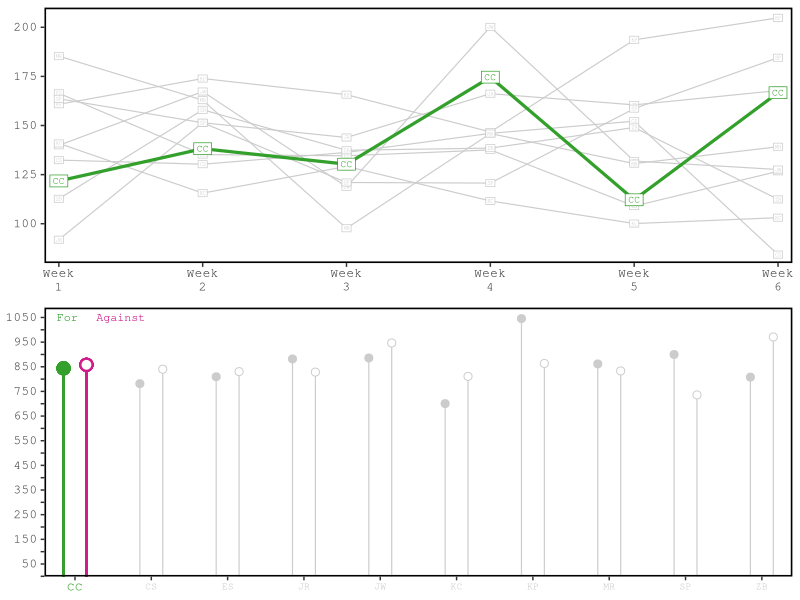
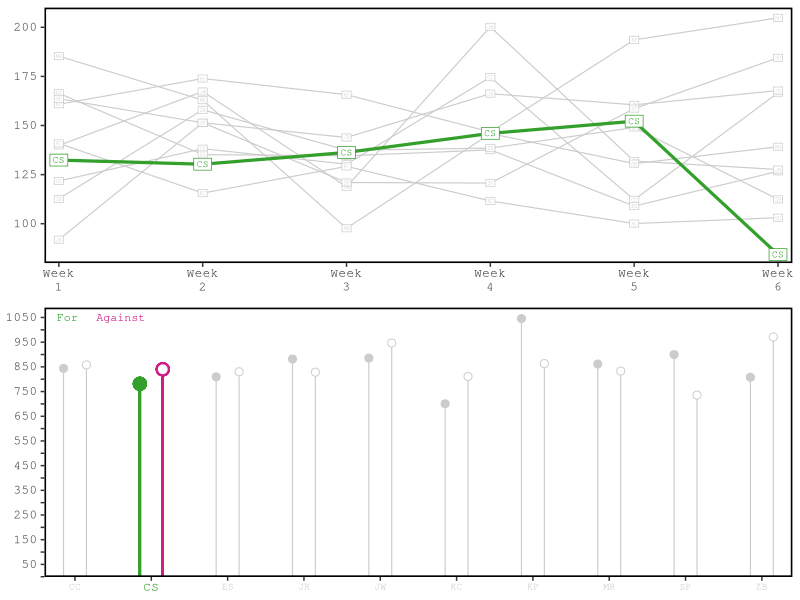
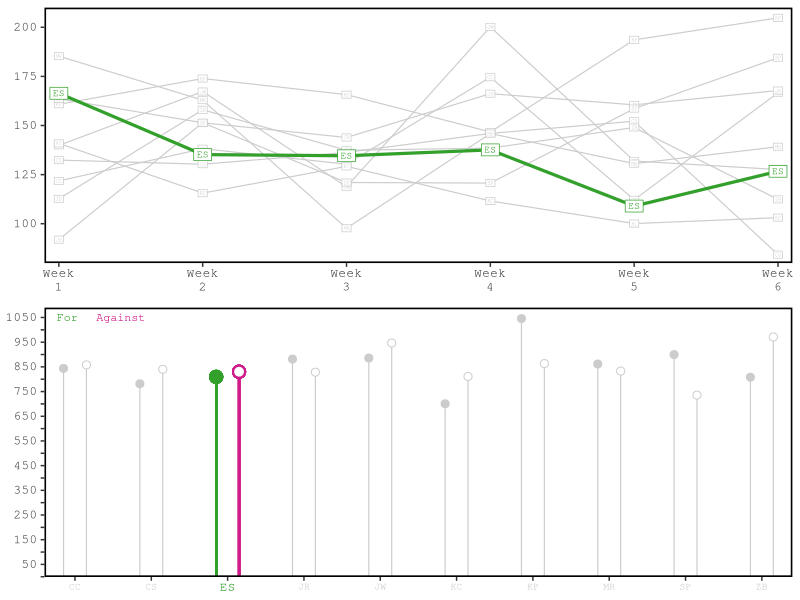
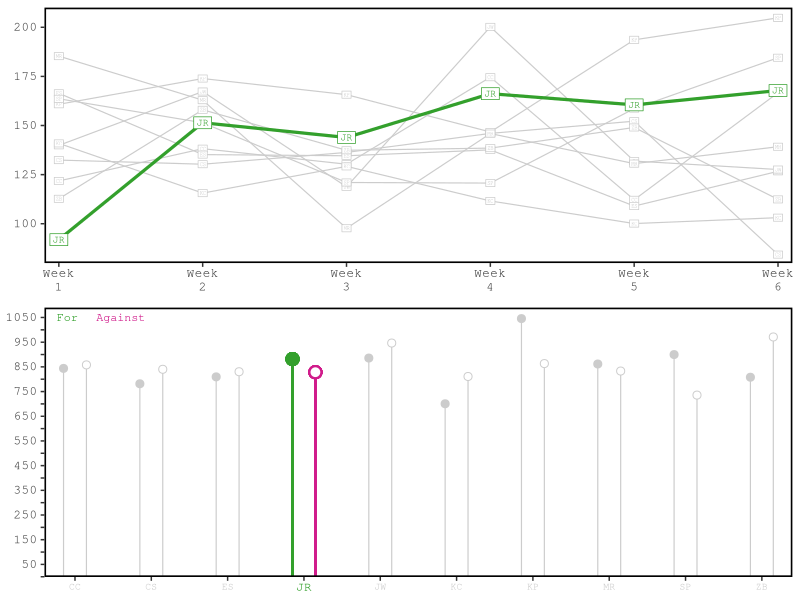
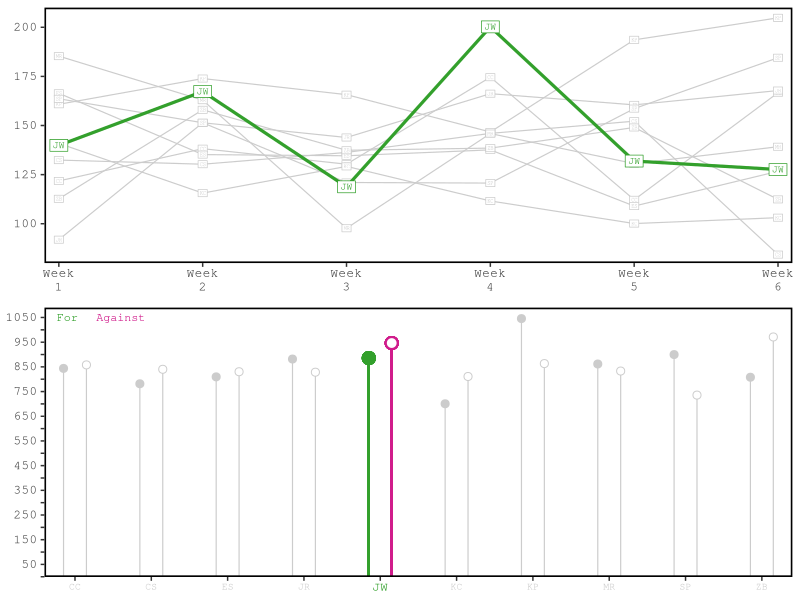
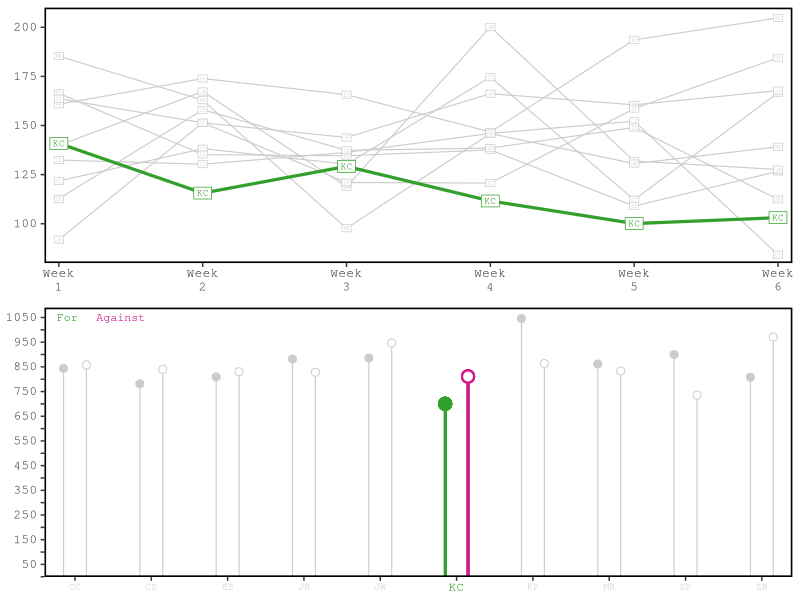
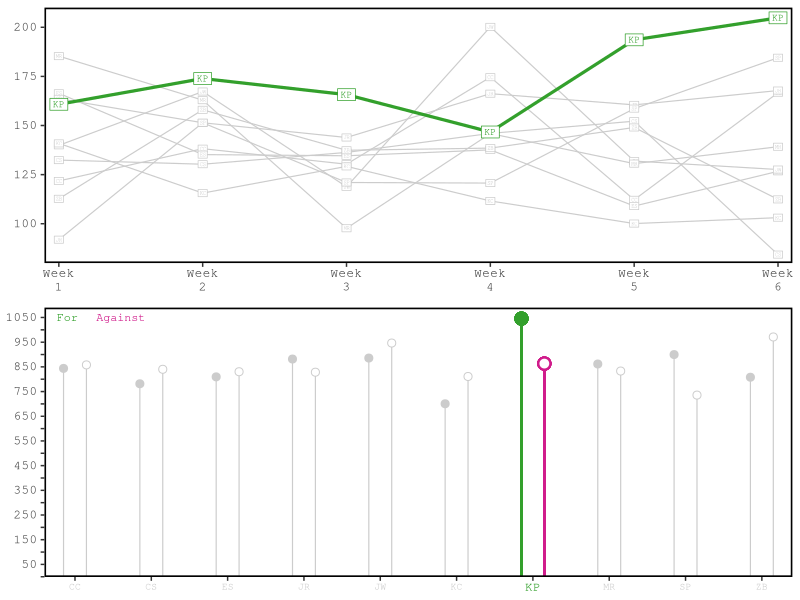
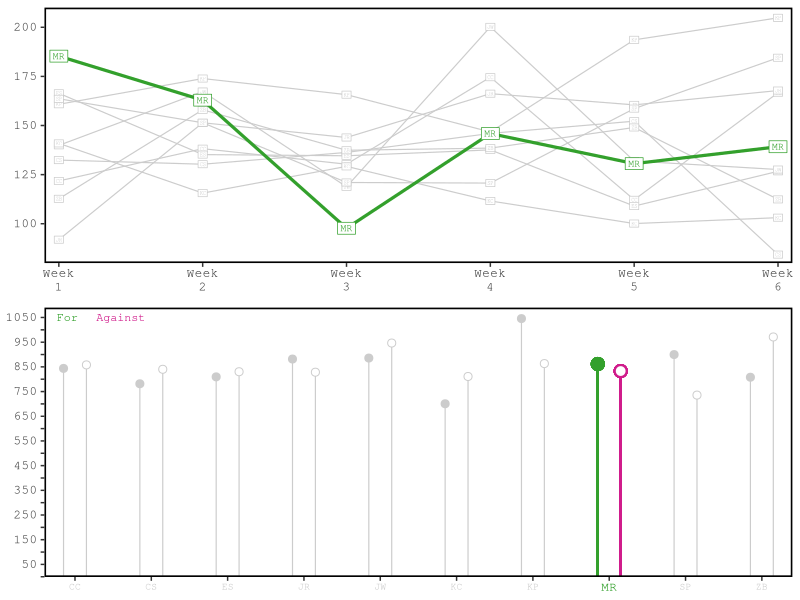

The R script that drew these images, in order:
# packages required for this file to 'Source'
# "ggplot2"
# "ggpubr"

#########################################
################ Fantasy ################
#########################################

# CC CS ES JR JW KC KP MR SP ZB

# universal - dynamic
week <- c(1:6)
line.x.labs <- c("Week\n1","Week\n2","Week\n3","Week\n4","Week\n5","Week\n6")
line.x.lims <- c(1,6)
line.x.brks <- c(1:6)
line.y.lims <- c(80, 210)
line.y.brks <- c(100, 125, 150, 175, 200)
lol.y.lims <- c(-1, 1090)
lol.y.brks <- c(0, 50, 100, 150, 200, 250, 300, 350, 400, 450, 500, 550, 600, 650, 700, 750, 800, 850, 900, 950, 1000, 1050)
lol.y.labs <- c("", "50", "", "150", "", "250", "", "350", "", "450", "", "550", "", "650", "", "750", "", "850", "", "950", "", "1050")
lol.y.for <- 1050
lol.y.agnst <- 1050

# universal - static
teams <- c("CC", "CS", "ES", "JR", "JW", "KC", "KP", "MR", "SP", "ZB")

#
# CC
# Mr. Robinson
# create vectors for team-based data.frame
cc.team <- "CC"
cc.win <- c(0, 1, 0, 1, 0, 1)
cc.loss <- c(1, 0, 1, 0, 1, 0)

cc.pts <- c(121.8, 138.2, 130.3, 174.6, 112.2, 166.7)
cc.bench.pts <- c(55, 60.1, 44, 59.5, 71.2, 62.2)

cc.opp <- c("KC", "ES", "ZB", "KP", "SP", "MR")
cc.opp.pts <- c(140.9, 135.2, 137.4, 146.7, 158.6, 139.2)
cc.bench.opp.pts <- c(52.9, 59.9, 53.3, 93.4, 51.8, 85.8)

# create data.frame from the vectors
cc.team.df <- data.frame("Week"=week, "Team"=cc.team, "Win"=cc.win, "Loss"=cc.loss, "Points"=cc.pts,
                         "Bench.Points"=cc.bench.pts, "Opponent"=cc.opp, "Opp.Points"=cc.opp.pts,
                         "Opp.Bench.Points"=cc.bench.opp.pts)

#
# CS
# Matt Top Swartz Bottom
# create vectors for team-based data.frame
cs.team <- "CS"
cs.win <- c(0, 0, 0, 1, 1, 0)
cs.loss <- c(1, 1, 1, 0, 0, 1)

cs.pts <- c(132.4, 130.3, 136.3, 146, 152.2, 84.3)
cs.bench.pts <- c(62, 48.2, 32.9, 75.7, 39.3, 37.9)

cs.opp <- c("KP", "MR", "JR", "ES", "JW", "KC")
cs.opp.pts <- c(160.8, 162.9, 143.9, 137.6, 131.9, 103.1)
cs.bench.opp.pts <- c(56.5, 31.4, 33.6, 60, 43.9, 25.7)


# create data.frame from the vectors
cs.team.df <- data.frame("Week"=week, "Team"=cs.team, "Win"=cs.win, "Loss"=cs.loss, "Points"=cs.pts,
                         "Bench.Points"=cs.bench.pts, "Opponent"=cs.opp, "Opp.Points"=cs.opp.pts,
                         "Opp.Bench.Points"=cs.bench.opp.pts)

#
# ES
# If It Fitz It Ships
# create vectors for team-based data.frame
es.team <- "ES"
es.win <- c(1, 0, 1, 0, 0, 0)
es.loss <- c(0, 1, 0, 1, 1, 1)

es.pts <- c(166.4, 135.2, 134.6, 137.6, 109, 126.7)
es.bench.pts <- c(37.9, 59.9, 61.9, 60, 45.3, 49.8)

es.opp <- c("JR", "CC", "JW", "CS", "MR", "KP")
es.opp.pts <- c(91.9, 138.2, 118.8, 146, 130.6, 204.8)
es.bench.opp.pts <- c(41.8, 60.1, 90.4, 75.7, 76.6, 49.8)

# create data.frame from the vectors
es.team.df <- data.frame("Week"=week, "Team"=es.team, "Win"=es.win, "Loss"=es.loss, "Points"=es.pts,
                         "Bench.Points"=es.bench.pts, "Opponent"=es.opp, "Opp.Points"=es.opp.pts,
                         "Opp.Bench.Points"=es.bench.opp.pts)

#
# JR
# Kareem Pie
# create vectors for team-based data.frame
jr.team <- "JR"
jr.win <- c(0, 0, 1, 1, 1, 1)
jr.loss <- c(1, 1, 0, 0, 0, 0)

jr.pts <- c(91.9, 151.4, 143.9, 166.2, 160.5, 167.8)
jr.bench.pts <- c(48.8, 62.5, 33.6, 42.1, 56.1, 33.3)

jr.opp <- c("ES", "JW", "CS", "MR", "KC", "ZB")
jr.opp.pts <- c(166.4, 167.3, 136.3, 145.9, 100.1, 112.4)
jr.bench.opp.pts <- c(37.9, 71.2, 32.9, 42.3, 34.8, 53.6)

# create data.frame from the vectors
jr.team.df <- data.frame("Week"=week, "Team"=jr.team, "Win"=jr.win, "Loss"=jr.loss, "Points"=jr.pts, 
                         "Bench.Points"=jr.bench.pts, "Opponent"=jr.opp, "Opp.Points"=jr.opp.pts,
                         "Opp.Bench.Points"=jr.bench.opp.pts)

#
# JW
# Team Lunesta
# create vectors for team-based data.frame
jw.team <- "JW"
jw.win <- c(0, 1, 0, 1, 0, 0)
jw.loss <- c(1, 0, 1, 0, 1, 1)

jw.pts <- c(139.9, 167.3, 118.8, 200.2, 131.9, 127.6)
jw.bench.pts <- c(70.2, 71.2, 90.4, 93.7, 43.9, 49.4)

jw.opp <- c("MR", "JR", "ES", "ZB", "CS", "SP")
jw.opp.pts <- c(185.3, 151.4, 134.6, 138.5, 152.2, 184.5)
jw.bench.opp.pts <- c(35.2, 62.5, 61.9, 30.9, 39.3, 82.1)

# create data.frame from the vectors
jw.team.df <- data.frame("Week"=week, "Team"=jw.team, "Win"=jw.win, "Loss"=jw.loss, "Points"=jw.pts,
                         "Bench.Points"=jw.bench.pts, "Opponent"=jw.opp, "Opp.Points"=jw.opp.pts,
                         "Opp.Bench.Points"=jw.bench.opp.pts)

#
# KC
# Mr. Rodgers Neighborhood
# create vectors for team-based data.frame
kc.team <- "KC"
kc.win <- c(1, 0, 0, 0, 0, 1)
kc.loss <- c(0, 1, 1, 1, 1, 0)

kc.pts <- c(140.9, 115.6, 129.2, 111.6, 100.1, 103.1)
kc.bench.pts <- c(52.9, 87.4, 52.7, 100.6, 34.8, 25.7)

kc.opp <- c("CC", "ZB", "KP", "SP", "JR", "CS")
kc.opp.pts <- c(121.8, 158, 165.7, 120.7, 160.5, 84.3)
kc.bench.opp.pts <- c(55, 110.4, 34.7, 24, 56.1, 37.9)

# create data.frame from the vectors
kc.team.df <- data.frame("Week"=week, "Team"=kc.team, "Win"=kc.win, "Loss"=kc.loss, "Points"=kc.pts,
                         "Bench.Points"=kc.bench.pts, "Opponent"=kc.opp, "Opp.Points"=kc.opp.pts,
                         "Opp.Bench.Points"=kc.bench.opp.pts)

#
# KP
# The Gordon Gurls
# create vectors for team-based data.frame
kp.team <- "KP"
kp.win <- c(1, 1, 1, 0, 1, 1)
kp.loss <- c(0, 0, 0, 1, 0, 0)

kp.pts <- c(160.8, 173.9, 165.7, 146.7, 193.6, 204.8)
kp.bench.pts <- c(56.5, 59.2, 34.7, 93.4, 69.2, 49.8)

kp.opp <- c("CS", "SP", "KC", "CC", "ZB", "ES")
kp.opp.pts <- c(132.4, 151.4, 129.2, 174.6, 149, 126.7)
kp.bench.opp.pts <- c(62, 52.7, 52.7, 59.5, 37.5, 49.8)

# create data.frame from the vectors
kp.team.df <- data.frame("Week"=week, "Team"=kp.team, "Win"=kp.win, "Loss"=kp.loss, "Points"=kp.pts,
                         "Bench.Points"=kp.bench.pts, "Opponent"=kp.opp, "Opp.Points"=kp.opp.pts,
                         "Opp.Bench.Points"=kp.bench.opp.pts)

#
# MR
# Big Johnson
# create vectors for team-based data.frame
mr.team <- "MR"
mr.win <- c(1, 1, 0, 0, 1, 0)
mr.loss <- c(0, 0, 1, 1, 0, 1)

mr.pts <- c(185.3, 162.9, 97.7, 145.9, 130.6, 139.2)
mr.bench.pts <- c(35.2, 31.4, 51.8, 42.3, 76.6, 85.8)

mr.opp <- c("JW", "ES", "SP", "JR", "ES", "CC")
mr.opp.pts <- c(139.9, 130.3, 121, 166.2, 109, 166.7)
mr.bench.opp.pts <- c(70.2, 48.2, 86, 42.1, 45.3, 62.2)

# create data.frame from the vectors
mr.team.df <- data.frame("Week"=week, "Team"=mr.team, "Win"=mr.win, "Loss"=mr.loss, "Points"=mr.pts,
                         "Bench.Points"=mr.bench.pts, "Opponent"=mr.opp, "Opp.Points"=mr.opp.pts,
                         "Opp.Bench.Points"=mr.bench.opp.pts)

#
# SP
# maHomes Alone
# create vectors for team-based data.frame
sp.team <- "SP"
sp.win <- c(1, 0, 1, 1, 1, 1)
sp.loss <- c(0, 1, 0, 0, 0, 0)

sp.pts <- c(163.6, 151.4, 121, 120.7, 158.6, 184.5)
sp.bench.pts <- c(68.5, 52.7, 86, 24, 51.8, 82.1)

sp.opp <- c("ZB", "KP", "MR", "KC", "CC", "JW")
sp.opp.pts <- c(112.7, 173.9, 97.7, 111.6, 112.2, 127.6)
sp.bench.opp.pts <- c(72.4, 59.2, 51.8, 100.6, 71.2, 49.4)

# create data.frame from the vectors
sp.team.df <- data.frame("Week"=week, "Team"=sp.team, "Win"=sp.win, "Loss"=sp.loss, "Points"=sp.pts,
                         "Bench.Points"=sp.bench.pts, "Opponent"=sp.opp, "Opp.Points"=sp.opp.pts,
                         "Opp.Bench.Points"=sp.bench.opp.pts)

#
# ZB
# Fitz Magic
# create vectors for team-based data.frame
zb.team <- "ZB"
zb.win <- c(0, 1, 1, 0, 0, 0)
zb.loss <- c(1, 0, 0, 1, 1, 1)

zb.pts <- c(112.7, 158, 137.4, 138.5, 149, 112.4)
zb.bench.pts <- c(72.4, 110.4, 53.3, 30.9, 37.5, 53.6)

zb.opp <- c("SP", "KC", "CC", "JW", "KP", "JR")
zb.opp.pts <- c(163.6, 115.6, 130.3, 200.2, 193.6, 167.8)
zb.bench.opp.pts <- c(68.5, 87.4, 44, 93.7, 69.2, 32.3)

# create data.frame from the vectors
zb.team.df <- data.frame("Week"=week, "Team"=zb.team, "Win"=zb.win, "Loss"=zb.loss, "Points"=zb.pts,
                         "Bench.Points"=zb.bench.pts, "Opponent"=zb.opp, "Opp.Points"=zb.opp.pts,
                         "Opp.Bench.Points"=zb.bench.opp.pts)

#
# Master
# create a master data.frame from each team's data.frame
master.team.df <- rbind(cc.team.df, cs.team.df, es.team.df, jr.team.df, jw.team.df, 
                        kc.team.df, kp.team.df, mr.team.df, sp.team.df, zb.team.df)

# dick with stats
cc.tot.pts <- sum(cc.pts)
cc.tot.bench.pts <- sum(cc.bench.pts)
cc.tot.opp.pts <- sum(cc.opp.pts)
cc.tot.bench.opp.pts <- sum(cc.bench.opp.pts)

cs.tot.pts <- sum(cs.pts)
cs.tot.bench.pts <- sum(cs.bench.pts)
cs.tot.opp.pts <- sum(cs.opp.pts)
cs.tot.bench.opp.pts <- sum(cs.bench.opp.pts)

es.tot.pts <- sum(es.pts)
es.tot.bench.pts <- sum(es.bench.pts)
es.tot.opp.pts <- sum(es.opp.pts)
es.tot.bench.opp.pts <- sum(es.bench.opp.pts)

jr.tot.pts <- sum(jr.pts)
jr.tot.bench.pts <- sum(jr.bench.pts)
jr.tot.opp.pts <- sum(jr.opp.pts)
jr.tot.bench.opp.pts <- sum(jr.bench.opp.pts)

jw.tot.pts <- sum(jw.pts)
jw.tot.bench.pts <- sum(jw.bench.pts)
jw.tot.opp.pts <- sum(jw.opp.pts)
jw.tot.bench.opp.pts <- sum(jw.bench.opp.pts)

kc.tot.pts <- sum(kc.pts)
kc.tot.bench.pts <- sum(kc.bench.pts)
kc.tot.opp.pts <- sum(kc.opp.pts)
kc.tot.bench.opp.pts <- sum(kc.bench.opp.pts)

kp.tot.pts <- sum(kp.pts)
kp.tot.bench.pts <- sum(kp.bench.pts)
kp.tot.opp.pts <- sum(kp.opp.pts)
kp.tot.bench.opp.pts <- sum(kp.bench.opp.pts)

mr.tot.pts <- sum(mr.pts)
mr.tot.bench.pts <- sum(mr.bench.pts)
mr.tot.opp.pts <- sum(mr.opp.pts)
mr.tot.bench.opp.pts <- sum(mr.bench.opp.pts)

sp.tot.pts <- sum(sp.pts)
sp.tot.bench.pts <- sum(sp.bench.pts)
sp.tot.opp.pts <- sum(sp.opp.pts)
sp.tot.bench.opp.pts <- sum(sp.bench.opp.pts)

zb.tot.pts <- sum(zb.pts)
zb.tot.bench.pts <- sum(zb.bench.pts)
zb.tot.opp.pts <- sum(zb.opp.pts)
zb.tot.bench.opp.pts <- sum(zb.bench.opp.pts)

# load required package
require("ggplot2")

# ggplot custom theme
gg.theme <- function(ggplot=ggplot, axis.text.x.size, axis.text.y.size){
  # internal checks to ensure correct input classes
  if(!inherits(ggplot, "ggplot")){
    stop("ggplot must be class 'ggplot'")
  }
  gg.theme <- ggplot +
    # global theme
    theme_bw() +
    # blank legend
    theme(legend.position="none") +
    # blank the plot background/grids, bold the border
    theme(panel.grid.major=element_blank(),
          panel.grid.minor=element_blank(),
          panel.border=element_rect(fill=NA, size=1.1, color="black")) +
    # axis parameters
    theme(axis.title=element_blank(),
          axis.text.x=element_text(size=axis.text.x.size),
          axis.text.y=element_text(size=axis.text.y.size)) +
    # global font family for the plot
    theme(text=element_text(family="Courier"))
  return(gg.theme)
}

#
# Panel A = Line plots

# ggplot
master.line.p <- ggplot(data=master.team.df, aes(x=Week, y=Points, group=Team)) +
  geom_line(color="#cccccc", size=0.4) +
  geom_label(aes(label=Team), label.r=unit(0,"mm"), label.padding=unit(0.4,"mm"),
            vjust="middle", hjust="middle", family="Courier", color="#cccccc", size=1.4) +
  scale_x_continuous(limits=line.x.lims, breaks=line.x.brks, labels=line.x.labs, expand=c(0,0.1)) +
  scale_y_continuous(limits=line.y.lims, breaks=line.y.brks, expand=c(0,0))
 
# CC
cc.line.p <- gg.theme(ggplot=master.line.p, axis.text.x.size=9, axis.text.y.size=9) +
  geom_path(inherit.aes=FALSE, data=cc.team.df, x=cc.team.df$Week, y=cc.team.df$Points, size=1.1, color="#33a02c") +
  geom_label(inherit.aes=FALSE, data=cc.team.df, x=cc.team.df$Week, y=cc.team.df$Points, label=cc.team.df$Team,
             label.r=unit(0,"mm"), label.padding=unit(0.75,"mm"),
             vjust="middle", hjust="middle", family="Courier",
             size=2.4, color="#33a02c")

# CS
cs.line.p <- gg.theme(ggplot=master.line.p, axis.text.x.size=9, axis.text.y.size=9) +
  geom_path(inherit.aes=FALSE, data=cs.team.df, x=cs.team.df$Week, y=cs.team.df$Points, size=1.1, color="#33a02c") +
  geom_label(inherit.aes=FALSE, data=cs.team.df, x=cs.team.df$Week, y=cs.team.df$Points, label=cs.team.df$Team,
             label.r=unit(0,"mm"), label.padding=unit(0.75,"mm"),
             vjust="middle", hjust="middle", family="Courier",
             size=2.4, color="#33a02c")

# ES
es.line.p <- gg.theme(ggplot=master.line.p, axis.text.x.size=9, axis.text.y.size=9) +
  geom_path(inherit.aes=FALSE, data=es.team.df, x=es.team.df$Week, y=es.team.df$Points, size=1.1, color="#33a02c") +
  geom_label(inherit.aes=FALSE, data=es.team.df, x=es.team.df$Week, y=es.team.df$Points, label=es.team.df$Team,
             label.r=unit(0,"mm"), label.padding=unit(0.75,"mm"),
             vjust="middle", hjust="middle", family="Courier",
             size=2.4, color="#33a02c")

# JR
jr.line.p <- gg.theme(ggplot=master.line.p, axis.text.x.size=9, axis.text.y.size=9) +
  geom_path(inherit.aes=FALSE, data=jr.team.df, x=jr.team.df$Week, y=jr.team.df$Points, size=1.1, color="#33a02c") +
  geom_label(inherit.aes=FALSE, data=jr.team.df, x=jr.team.df$Week, y=jr.team.df$Points, label=jr.team.df$Team,
             label.r=unit(0,"mm"), label.padding=unit(0.75,"mm"),
             vjust="middle", hjust="middle", family="Courier",
             size=2.4, color="#33a02c")

# JW
jw.line.p <- gg.theme(ggplot=master.line.p, axis.text.x.size=9, axis.text.y.size=9) +
  geom_path(inherit.aes=FALSE, data=jw.team.df, x=jw.team.df$Week, y=jw.team.df$Points, size=1.1, color="#33a02c") +
  geom_label(inherit.aes=FALSE, data=jw.team.df, x=jw.team.df$Week, y=jw.team.df$Points, label=jw.team.df$Team,
             label.r=unit(0,"mm"), label.padding=unit(0.75,"mm"),
             vjust="middle", hjust="middle", family="Courier",
             size=2.4, color="#33a02c")

# KC
kc.line.p <- gg.theme(ggplot=master.line.p, axis.text.x.size=9, axis.text.y.size=9) +
  geom_path(inherit.aes=FALSE, data=kc.team.df, x=kc.team.df$Week, y=kc.team.df$Points, size=1.1, color="#33a02c") +
  geom_label(inherit.aes=FALSE, data=kc.team.df, x=kc.team.df$Week, y=kc.team.df$Points, label=kc.team.df$Team,
             label.r=unit(0,"mm"), label.padding=unit(0.75,"mm"),
             vjust="middle", hjust="middle", family="Courier",
             size=2.4, color="#33a02c")

# KP
kp.line.p <- gg.theme(ggplot=master.line.p, axis.text.x.size=9, axis.text.y.size=9) +
  geom_path(inherit.aes=FALSE, data=kp.team.df, x=kp.team.df$Week, y=kp.team.df$Points, size=1.1, color="#33a02c") +
  geom_label(inherit.aes=FALSE, data=kp.team.df, x=kp.team.df$Week, y=kp.team.df$Points, label=kp.team.df$Team,
             label.r=unit(0,"mm"), label.padding=unit(0.75,"mm"),
             vjust="middle", hjust="middle", family="Courier",
             size=2.4, color="#33a02c")

# MR
mr.line.p <- gg.theme(ggplot=master.line.p, axis.text.x.size=9, axis.text.y.size=9) +
  geom_path(inherit.aes=FALSE, data=mr.team.df, x=mr.team.df$Week, y=mr.team.df$Points, size=1.1, color="#33a02c") +
  geom_label(inherit.aes=FALSE, data=mr.team.df, x=mr.team.df$Week, y=mr.team.df$Points, label=mr.team.df$Team,
             label.r=unit(0,"mm"), label.padding=unit(0.75,"mm"),
             vjust="middle", hjust="middle", family="Courier",
             size=2.4, color="#33a02c")

# SP
sp.line.p <- gg.theme(ggplot=master.line.p, axis.text.x.size=9, axis.text.y.size=9) +
  geom_path(inherit.aes=FALSE, data=sp.team.df, x=sp.team.df$Week, y=sp.team.df$Points, size=1.1, color="#33a02c") +
  geom_label(inherit.aes=FALSE, data=sp.team.df, x=sp.team.df$Week, y=sp.team.df$Points, label=sp.team.df$Team,
             label.r=unit(0,"mm"), label.padding=unit(0.75,"mm"),
             vjust="middle", hjust="middle", family="Courier",
             size=2.4, color="#33a02c")

# ZB
zb.line.p <- gg.theme(ggplot=master.line.p, axis.text.x.size=9, axis.text.y.size=9) +
  geom_path(inherit.aes=FALSE, data=zb.team.df, x=zb.team.df$Week, y=zb.team.df$Points, size=1.1, color="#33a02c") +
  geom_label(inherit.aes=FALSE, data=zb.team.df, x=zb.team.df$Week, y=zb.team.df$Points, label=zb.team.df$Team,
             label.r=unit(0,"mm"), label.padding=unit(0.75,"mm"),
             vjust="middle", hjust="middle", family="Courier",
             size=2.4, color="#33a02c")

#
# Panel B = Lollipop plots

# create data.frames
master.tot.pts <- data.frame("x"=c(1:10), "Team"=teams,
                            "y"=c(cc.tot.pts, cs.tot.pts, es.tot.pts, jr.tot.pts, jw.tot.pts,
                                  kc.tot.pts, kp.tot.pts, mr.tot.pts, sp.tot.pts, zb.tot.pts))
master.tot.opp.pts <- data.frame("x"=c(1:10), "Team"=teams,
                             "y"=c(cc.tot.opp.pts, cs.tot.opp.pts, es.tot.opp.pts, jr.tot.opp.pts, jw.tot.opp.pts,
                                   kc.tot.opp.pts, kp.tot.opp.pts, mr.tot.opp.pts, sp.tot.opp.pts, zb.tot.opp.pts))
master.tot.bench.pts <- data.frame("x"=c(1:10), "Team"=teams,
                             "y"=c(cc.tot.bench.pts, cs.tot.bench.pts, es.tot.bench.pts, jr.tot.bench.pts, jw.tot.bench.pts,
                                   kc.tot.bench.pts, kp.tot.bench.pts, mr.tot.bench.pts, sp.tot.bench.pts, zb.tot.bench.pts))
master.tot.bench.opp.pts <- data.frame("x"=c(1:10), "Team"=teams,
                                 "y"=c(cc.tot.bench.opp.pts, cs.tot.bench.opp.pts, es.tot.bench.opp.pts, jr.tot.bench.opp.pts, jw.tot.bench.opp.pts,
                                       kc.tot.bench.opp.pts, kp.tot.bench.opp.pts, mr.tot.bench.opp.pts, sp.tot.bench.opp.pts, zb.tot.bench.opp.pts))

# ggplot
master.lol.pts.p <- ggplot(data=master.tot.pts, aes(x=x, y=y)) +
  geom_segment(aes(x=x-0.15, xend=x-0.15, y=-0.1, yend=y), alpha=1, color="#cccccc", size=0.4) +
  geom_point((aes(x=x-0.15, y=y)), alpha=1, color="#cccccc", fill="#cccccc", shape=21, stroke=0.5, size=2.4) +
  geom_segment(inherit.aes=FALSE, data=master.tot.opp.pts, x=master.tot.opp.pts$x+0.15,
               xend=master.tot.opp.pts$x+0.15, y=-0.1, yend=master.tot.opp.pts$y,
               alpha=1, color="#cccccc", size=0.4) +
  geom_point(inherit.aes=FALSE, data=master.tot.opp.pts, x=master.tot.opp.pts$x+0.15,
             y=master.tot.opp.pts$y, alpha=1, color="#cccccc", fill="white", shape=21, stroke=0.5, size=2.4) +
  annotate("text", family="Courier", label="For", color="#33a02c", y=lol.y.for, x=0.9, size=3) +
  annotate("text", family="Courier", label="Against", color="#d01c8b", y=lol.y.agnst, x=1.6, size=3) +
  scale_x_continuous(limits=c(0.7,10.3), breaks=c(1:10), labels=teams, expand=c(0,0.1)) +
  scale_y_continuous(limits=lol.y.lims, breaks=lol.y.brks, labels=lol.y.labs, expand=c(0,0))

# CC
cc.lol.pts.p <- gg.theme(ggplot=master.lol.pts.p, axis.text.x.size=9, axis.text.y.size=9) +
  geom_segment(inherit.aes=FALSE, x=0.85, xend=0.85, y=-0.1, yend=cc.tot.pts,alpha=1, color="#33a02c", size=0.8) +
  geom_point(inherit.aes=FALSE, x=0.85, y=cc.tot.pts, alpha=1, color="#33a02c", fill="#33a02c", shape=21, stroke=1.1, size=3.3) +
  geom_segment(inherit.aes=FALSE, x=1.15, xend=1.15, y=-0.1, yend=cc.tot.opp.pts,alpha=1, color="#d01c8b", size=0.8) +
  geom_point(inherit.aes=FALSE, x=1.15, y=cc.tot.opp.pts,alpha=1, color="#d01c8b", fill="white", shape=21, stroke=1.1, size=3.3) +
  theme(axis.text.x=element_text(size=c(9,7,7,7,7,7,7,7,7,7), color=c("#33a02c","#cccccc","#cccccc","#cccccc","#cccccc",
                                                                      "#cccccc","#cccccc","#cccccc","#cccccc","#cccccc")))

# CS
cs.lol.pts.p <- gg.theme(ggplot=master.lol.pts.p, axis.text.x.size=9, axis.text.y.size=9) +
  geom_segment(inherit.aes=FALSE, x=1.85, xend=1.85, y=-0.1, yend=cs.tot.pts, alpha=1, color="#33a02c", size=0.8) +
  geom_point(inherit.aes=FALSE, x=1.85, y=cs.tot.pts, alpha=1, color="#33a02c", fill="#33a02c", shape=21, stroke=1.1, size=3.3) +
  geom_segment(inherit.aes=FALSE, x=2.15, xend=2.15, y=-0.1, yend=cs.tot.opp.pts, alpha=1, color="#d01c8b", size=0.8) +
  geom_point(inherit.aes=FALSE, x=2.15, y=cs.tot.opp.pts, alpha=1, color="#d01c8b", fill="white", shape=21, stroke=1.1, size=3.3) +
  theme(axis.text.x=element_text(size=c(7,9,7,7,7,7,7,7,7,7), color=c("#cccccc","#33a02c","#cccccc","#cccccc","#cccccc",
                                                                      "#cccccc","#cccccc","#cccccc","#cccccc","#cccccc")))

# ES
es.lol.pts.p <- gg.theme(ggplot=master.lol.pts.p, axis.text.x.size=9, axis.text.y.size=9) +
  geom_segment(inherit.aes=FALSE, x=2.85, xend=2.85, y=-0.1, yend=es.tot.pts, alpha=1, color="#33a02c", size=0.8) +
  geom_point(inherit.aes=FALSE, x=2.85, y=es.tot.pts, alpha=1, color="#33a02c", fill="#33a02c", shape=21, stroke=1.1, size=3.3) +
  geom_segment(inherit.aes=FALSE, x=3.15, xend=3.15, y=-0.1, yend=es.tot.opp.pts, alpha=1, color="#d01c8b", size=0.8) +
  geom_point(inherit.aes=FALSE, x=3.15, y=es.tot.opp.pts, alpha=1, color="#d01c8b", fill="white", shape=21, stroke=1.1, size=3.3) +
  theme(axis.text.x=element_text(size=c(7,7,9,7,7,7,7,7,7,7), color=c("#cccccc","#cccccc","#33a02c","#cccccc","#cccccc",
                                                                      "#cccccc","#cccccc","#cccccc","#cccccc","#cccccc")))

# JR
jr.lol.pts.p <- gg.theme(ggplot=master.lol.pts.p, axis.text.x.size=9, axis.text.y.size=9) +
  geom_segment(inherit.aes=FALSE, x=3.85, xend=3.85, y=-0.1, yend=jr.tot.pts, alpha=1, color="#33a02c", size=0.8) +
  geom_point(inherit.aes=FALSE, x=3.85, y=jr.tot.pts, alpha=1, color="#33a02c", fill="#33a02c", shape=21, stroke=1.1, size=3.3) +
  geom_segment(inherit.aes=FALSE, x=4.15, xend=4.15, y=-0.1, yend=jr.tot.opp.pts, alpha=1, color="#d01c8b", size=0.8) +
  geom_point(inherit.aes=FALSE, x=4.15, y=jr.tot.opp.pts, alpha=1, color="#d01c8b", fill="white", shape=21, stroke=1.1, size=3.3) +
  theme(axis.text.x=element_text(size=c(7,7,7,9,7,7,7,7,7,7), color=c("#cccccc","#cccccc","#cccccc","#33a02c","#cccccc",
                                                                      "#cccccc","#cccccc","#cccccc","#cccccc","#cccccc")))

# JW
jw.lol.pts.p <- gg.theme(ggplot=master.lol.pts.p, axis.text.x.size=9, axis.text.y.size=9) +
  geom_segment(inherit.aes=FALSE, x=4.85, xend=4.85, y=-0.1, yend=jw.tot.pts, alpha=1, color="#33a02c", size=0.8) +
  geom_point(inherit.aes=FALSE, x=4.85, y=jw.tot.pts, alpha=1, color="#33a02c", fill="#33a02c", shape=21, stroke=1.1, size=3.3) +
  geom_segment(inherit.aes=FALSE, x=5.15, xend=5.15, y=-0.1, yend=jw.tot.opp.pts, alpha=1, color="#d01c8b", size=0.8) +
  geom_point(inherit.aes=FALSE, x=5.15, y=jw.tot.opp.pts, alpha=1, color="#d01c8b", fill="white", shape=21, stroke=1.1, size=3.3) +
  theme(axis.text.x=element_text(size=c(7,7,7,7,9,7,7,7,7,7), color=c("#cccccc","#cccccc","#cccccc","#cccccc","#33a02c",
                                                                      "#cccccc","#cccccc","#cccccc","#cccccc","#cccccc")))

# KC
kc.lol.pts.p <- gg.theme(ggplot=master.lol.pts.p, axis.text.x.size=9, axis.text.y.size=9) +
  geom_segment(inherit.aes=FALSE, x=5.85, xend=5.85, y=-0.1, yend=kc.tot.pts, alpha=1, color="#33a02c", size=0.8) +
  geom_point(inherit.aes=FALSE, x=5.85, y=kc.tot.pts, alpha=1, color="#33a02c", fill="#33a02c", shape=21, stroke=1.1, size=3.3) +
  geom_segment(inherit.aes=FALSE, x=6.15, xend=6.15, y=-0.1, yend=kc.tot.opp.pts,  alpha=1, color="#d01c8b", size=0.8) +
  geom_point(inherit.aes=FALSE, x=6.15, y=kc.tot.opp.pts, alpha=1, color="#d01c8b", fill="white", shape=21, stroke=1.1, size=3.3) +
  theme(axis.text.x=element_text(size=c(7,7,7,7,7,9,7,7,7,7), color=c("#cccccc","#cccccc","#cccccc","#cccccc","#cccccc",
                                                                      "#33a02c","#cccccc","#cccccc","#cccccc","#cccccc")))

# KP
kp.lol.pts.p <- gg.theme(ggplot=master.lol.pts.p, axis.text.x.size=9, axis.text.y.size=9) +
  geom_segment(inherit.aes=FALSE, x=6.85, xend=6.85, y=-0.1, yend=kp.tot.pts, alpha=1, color="#33a02c", size=0.8) +
  geom_point(inherit.aes=FALSE, x=6.85, y=kp.tot.pts, alpha=1, color="#33a02c", fill="#33a02c", shape=21, stroke=1.1, size=3.3) +
  geom_segment(inherit.aes=FALSE, x=7.15, xend=7.15, y=-0.1, yend=kp.tot.opp.pts, alpha=1, color="#d01c8b", size=0.8) +
  geom_point(inherit.aes=FALSE, x=7.15, y=kp.tot.opp.pts, alpha=1, color="#d01c8b", fill="white", shape=21, stroke=1.1, size=3.3) +
  theme(axis.text.x=element_text(size=c(7,7,7,7,7,7,9,7,7,7), color=c("#cccccc","#cccccc","#cccccc","#cccccc","#cccccc",
                                                                      "#cccccc","#33a02c","#cccccc","#cccccc","#cccccc")))

# MR
mr.lol.pts.p <- gg.theme(ggplot=master.lol.pts.p, axis.text.x.size=9, axis.text.y.size=9) +
  geom_segment(inherit.aes=FALSE, x=7.85, xend=7.85, y=-0.1, yend=mr.tot.pts, alpha=1, color="#33a02c", size=0.8) +
  geom_point(inherit.aes=FALSE, x=7.85, y=mr.tot.pts, alpha=1, color="#33a02c", fill="#33a02c", shape=21, stroke=1.1, size=3.3) +
  geom_segment(inherit.aes=FALSE, x=8.15, xend=8.15, y=-0.1, yend=mr.tot.opp.pts, alpha=1, color="#d01c8b", size=0.8) +
  geom_point(inherit.aes=FALSE, x=8.15, y=mr.tot.opp.pts, alpha=1, color="#d01c8b", fill="white", shape=21, stroke=1.1, size=3.3) +
  theme(axis.text.x=element_text(size=c(7,7,7,7,7,7,7,9,7,7), color=c("#cccccc","#cccccc","#cccccc","#cccccc","#cccccc",
                                                                      "#cccccc","#cccccc","#33a02c","#cccccc","#cccccc")))

# SP
sp.lol.pts.p <- gg.theme(ggplot=master.lol.pts.p, axis.text.x.size=9, axis.text.y.size=9) +
  geom_segment(inherit.aes=FALSE, x=8.85, xend=8.85, y=-0.1, yend=sp.tot.pts, alpha=1, color="#33a02c", size=0.8) +
  geom_point(inherit.aes=FALSE, x=8.85, y=sp.tot.pts, alpha=1, color="#33a02c", fill="#33a02c", shape=21, stroke=1.1, size=3.3) +
  geom_segment(inherit.aes=FALSE, x=9.15, xend=9.15, y=-0.1, yend=sp.tot.opp.pts, alpha=1, color="#d01c8b", size=0.8) +
  geom_point(inherit.aes=FALSE, x=9.15, y=sp.tot.opp.pts, alpha=1, color="#d01c8b", fill="white", shape=21, stroke=1.1, size=3.3) +
  theme(axis.text.x=element_text(size=c(7,7,7,7,7,7,7,7,9,7), color=c("#cccccc","#cccccc","#cccccc","#cccccc","#cccccc",
                                                                      "#cccccc","#cccccc","#cccccc","#33a02c","#cccccc")))

# ZB
zb.lol.pts.p <- gg.theme(ggplot=master.lol.pts.p, axis.text.x.size=9, axis.text.y.size=9) +
  geom_segment(inherit.aes=FALSE, x=9.85, xend=9.85, y=-0.1, yend=zb.tot.pts, alpha=1, color="#33a02c", size=0.8) +
  geom_point(inherit.aes=FALSE, x=9.85, y=zb.tot.pts, alpha=1, color="#33a02c", fill="#33a02c", shape=21, stroke=1.1, size=3.3) +
  geom_segment(inherit.aes=FALSE, x=10.15, xend=10.15, y=-0.1, yend=zb.tot.opp.pts, alpha=1, color="#d01c8b", size=0.8) +
  geom_point(inherit.aes=FALSE, x=10.15, y=zb.tot.opp.pts, alpha=1, color="#d01c8b", fill="white", shape=21, stroke=1.1, size=3.3) +
  theme(axis.text.x=element_text(size=c(7,7,7,7,7,7,7,7,7,9), color=c("#cccccc","#cccccc","#cccccc","#cccccc","#cccccc",
                                                                      "#cccccc","#cccccc","#cccccc","#cccccc","#33a02c")))

# using ggpubr, arrange plots into panels
cc <- ggpubr::ggarrange(cc.line.p, cc.lol.pts.p, ncol=1, nrow=2, align="v")
cs <- ggpubr::ggarrange(cs.line.p, cs.lol.pts.p, ncol=1, nrow=2, align="v")
es <- ggpubr::ggarrange(es.line.p, es.lol.pts.p, ncol=1, nrow=2, align="v")
jr <- ggpubr::ggarrange(jr.line.p, jr.lol.pts.p, ncol=1, nrow=2, align="v")
jw <- ggpubr::ggarrange(jw.line.p, jw.lol.pts.p, ncol=1, nrow=2, align="v")
kc <- ggpubr::ggarrange(kc.line.p, kc.lol.pts.p, ncol=1, nrow=2, align="v")
kp <- ggpubr::ggarrange(kp.line.p, kp.lol.pts.p, ncol=1, nrow=2, align="v")
mr <- ggpubr::ggarrange(mr.line.p, mr.lol.pts.p, ncol=1, nrow=2, align="v")
sp <- ggpubr::ggarrange(sp.line.p, sp.lol.pts.p, ncol=1, nrow=2, align="v")
zb <- ggpubr::ggarrange(zb.line.p, zb.lol.pts.p, ncol=1, nrow=2, align="v")

# save plots
setwd("~/Desktop/fantasy/week6/")
ggsave("cc.pdf", plot=cc, dpi=600, width=180, height=160, units="mm", device="pdf")
ggsave("cs.pdf", plot=cs, dpi=600, width=180, height=160, units="mm", device="pdf")
ggsave("es.pdf", plot=es, dpi=600, width=180, height=160, units="mm", device="pdf")
ggsave("jr.pdf", plot=jr, dpi=600, width=180, height=160, units="mm", device="pdf")
ggsave("jw.pdf", plot=jw, dpi=600, width=180, height=160, units="mm", device="pdf")
ggsave("kc.pdf", plot=kc, dpi=600, width=180, height=160, units="mm", device="pdf")
ggsave("kp.pdf", plot=kp, dpi=600, width=180, height=160, units="mm", device="pdf")
ggsave("mr.pdf", plot=mr, dpi=600, width=180, height=160, units="mm", device="pdf")
ggsave("sp.pdf", plot=sp, dpi=600, width=180, height=160, units="mm", device="pdf")
ggsave("zb.pdf", plot=zb, dpi=600, width=180, height=160, units="mm", device="pdf")
save.image(file="zzWeek6_WS.Rdata")








